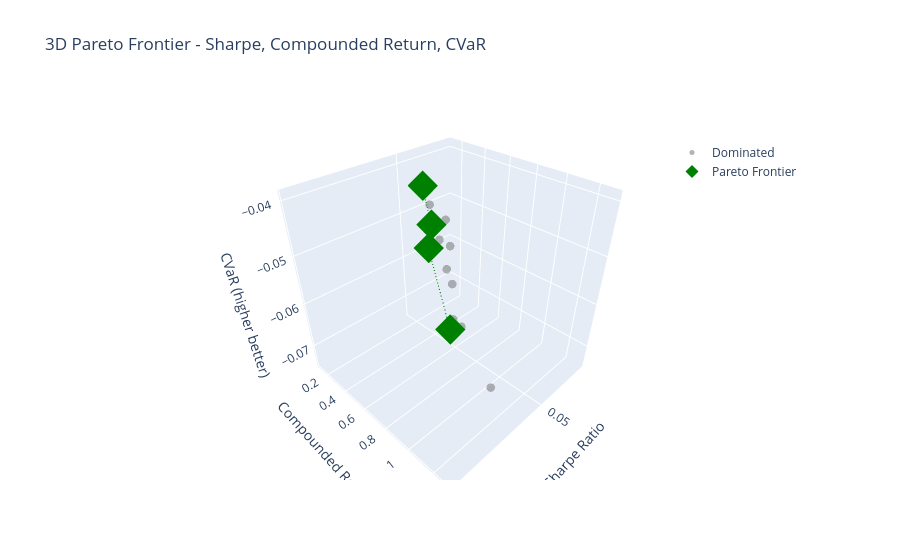

The code cell stored with this chart in its notebook:
### Code cell
temp_perf = all_overall_perfs.copy()

cols = ['sharpe', 'comp_return', 'cvar']
temp_perf['dominated_3d'] = pareto_dominance(temp_perf, cols)

frontier_3d = temp_perf[~temp_perf['dominated_3d']]

fig = plot_3d_pareto(
    df=temp_perf,
    x_col='sharpe',
    y_col='comp_return',
    z_col='cvar',
    dominated_col='dominated_3d',
    title='3D Pareto Frontier - Sharpe, Compounded Return, CVaR',
    x_title='Sharpe Ratio',
    y_title='Compounded Return',
    z_title='CVaR (higher better)'
)

fig.show()

# Efficient frontier models vs Benchmarks
frontier_model_names = list(frontier_3d.index)
pd.concat(
    [frontier_3d.sort_values(by='sharpe', ascending=False), benchmarks_df],
    axis=0
)

### Figure 1 — Plotly figure (JSON) as saved in the notebook; plotly's stock layout.template omitted (floating-point values rounded to 4 significant figures)
{"data": [{"hovertemplate": "<b>%{text}</b><br>sharpe: %{x:.3f}<br>comp_return: %{y:.3f}<br>cvar: %{z:.3f}<extra></extra>", "marker": {"color": "gray", "opacity": 0.6, "size": 5}, "mode": "markers", "name": "Dominated", "text": ["VLSTM-custom_loss_11", "BaseLSTM-custom_loss_11", "DeformTime-custom_loss_11", "BaseLSTM-custom_loss_10", "PatchTST-custom_loss_10", "TemporalTransformer-custom_loss_10", "InvertedAttentionLSTM-custom_loss_11", "DeformTime-custom_loss_10", "AttentionLSTM-custom_loss_10", "VLSTM-custom_loss_10"], "type": "scatter3d", "x": [0.0803, 0.0688, 0.0668, 0.0663, 0.0655, 0.0571, 0.0569, 0.0403, 0.0385, 0.0224], "y": [1.029, 0.6731, 1.135, 0.722, 0.7623, 0.4972, 0.7551, 0.3606, 0.4075, 0.1249], "z": [-0.0463, -0.0439, -0.0693, -0.0455, -0.0506, -0.0431, -0.0652, -0.0501, -0.0743, -0.0621]}, {"hovertemplate": "<b>%{text}</b><br>sharpe: %{x:.3f}<br>comp_return: %{y:.3f}<br>cvar: %{z:.3f}<extra></extra>", "marker": {"color": "green", "size": 10, "symbol": "diamond"}, "mode": "markers", "name": "Pareto Frontier", "text": ["TemporalTransformer-custom_loss_11", "AttentionLSTM-custom_loss_11", "PatchTST-custom_loss_11", "InvertedAttentionLSTM-custom_loss_10"], "type": "scatter3d", "x": [0.0981, 0.0802, 0.0708, 0.0602], "y": [1.29, 0.8716, 0.7365, 0.4967], "z": [-0.0449, -0.0425, -0.0419, -0.0393]}, {"hoverinfo": "skip", "line": {"color": "green", "dash": "dash", "width": 2}, "mode": "lines", "showlegend": false, "type": "scatter3d", "x": [0.0981, 0.0802, 0.0708, 0.0602], "y": [1.29, 0.8716, 0.7365, 0.4967], "z": [-0.0449, -0.0425, -0.0419, -0.0393]}], "layout": {"legend": {"x": 0.8, "y": 0.9}, "scene": {"xaxis": {"title": {"text": "Sharpe Ratio"}}, "yaxis": {"title": {"text": "Compounded Return"}}, "zaxis": {"title": {"text": "CVaR (higher better)"}}}, "title": {"text": "3D Pareto Frontier - Sharpe, Compounded Return, CVaR"}}}
